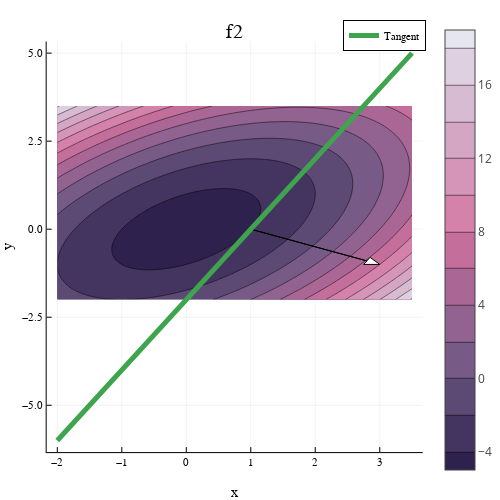

The cell this chart's notebook holds for it:
### Code cell
get_contour_plots(f2, ∇f2)

### Figure 1 — Plotly figure (JSON) as saved in the notebook; plotly's stock layout.template omitted (floating-point values rounded to 4 significant figures; data arrays with more than 128 entries replaced by an {"elided": "..."} marker saying what was removed)
{"data": [{"colorbar": {"title": ""}, "colorscale": {"elided": "256x2 mixed values"}, "contours": {"coloring": "fill", "showlabels": false}, "hoverinfo": "none", "name": "y1", "ncontours": 17, "showlegend": false, "showscale": true, "type": "contour", "x": [-2, -1.95, -1.9, -1.85, -1.8, -1.75, -1.7, -1.65, -1.6, -1.55, -1.5, -1.45, -1.4, -1.35, -1.3, -1.25, -1.2, -1.15, -1.1, -1.05, -1, -0.95, -0.9, -0.85, -0.8, -0.75, -0.7, -0.65, -0.6, -0.55, -0.5, -0.45, -0.4, -0.35, -0.3, -0.25, -0.2, -0.15, -0.1, -0.05, 0, 0.05, 0.1, 0.15, 0.2, 0.25, 0.3, 0.35, 0.4, 0.45, 0.5, 0.55, 0.6, 0.65, 0.7, 0.75, 0.8, 0.85, 0.9, 0.95, 1, 1.05, 1.1, 1.15, 1.2, 1.25, 1.3, 1.35, 1.4, 1.45, 1.5, 1.55, 1.6, 1.65, 1.7, 1.75, 1.8, 1.85, 1.9, 1.95, 2, 2.05, 2.1, 2.15, 2.2, 2.25, 2.3, 2.35, 2.4, 2.45, 2.5, 2.55, 2.6, 2.65, 2.7, 2.75, 2.8, 2.85, 2.9, 2.95, 3, 3.05, 3.1, 3.15, 3.2, 3.25, 3.3, 3.35, 3.4, 3.45, 3.5], "xaxis": "x", "y": [-2, -1.95, -1.9, -1.85, -1.8, -1.75, -1.7, -1.65, -1.6, -1.55, -1.5, -1.45, -1.4, -1.35, -1.3, -1.25, -1.2, -1.15, -1.1, -1.05, -1, -0.95, -0.9, -0.85, -0.8, -0.75, -0.7, -0.65, -0.6, -0.55, -0.5, -0.45, -0.4, -0.35, -0.3, -0.25, -0.2, -0.15, -0.1, -0.05, 0, 0.05, 0.1, 0.15, 0.2, 0.25, 0.3, 0.35, 0.4, 0.45, 0.5, 0.55, 0.6, 0.65, 0.7, 0.75, 0.8, 0.85, 0.9, 0.95, 1, 1.05, 1.1, 1.15, 1.2, 1.25, 1.3, 1.35, 1.4, 1.45, 1.5, 1.55, 1.6, 1.65, 1.7, 1.75, 1.8, 1.85, 1.9, 1.95, 2, 2.05, 2.1, 2.15, 2.2, 2.25, 2.3, 2.35, 2.4, 2.45, 2.5, 2.55, 2.6, 2.65, 2.7, 2.75, 2.8, 2.85, 2.9, 2.95, 3, 3.05, 3.1, 3.15, 3.2, 3.25, 3.3, 3.35, 3.4, 3.45, 3.5], "yaxis": "y", "z": {"elided": "111x111 float values"}, "zmax": 18.25, "zmin": -5}, {"fill": "tozeroy", "fillcolor": "rgba(255, 255, 255, 1.000)", "hoverinfo": "none", "legendgroup": "", "line": {"color": "rgba(0, 0, 0, 1.000)", "dash": "solid", "width": 1}, "mode": "lines", "name": "", "showlegend": false, "type": "scatter", "x": [1, 2.8, 2.85, 3, 2.75, 2.8, 1], "xaxis": "x1", "y": [0, -0.9, -0.8, -1, -1, -0.9, 0], "yaxis": "y1"}, {"colorbar": {"title": ""}, "legendgroup": "Tangent", "line": {"color": "rgba(62, 164, 78, 1.000)", "dash": "solid", "shape": "linear", "width": 5}, "mode": "lines", "name": "Tangent", "showlegend": true, "type": "scatter", "x": [-2, -1.946, -1.45, -1.151, -0.8988, -0.6247, -0.372, -0.1011, 0.2128, 0.4918, 0.7364, 1.003, 1.271, 1.568, 1.85, 2.144, 2.391, 2.692, 2.976, 3.43, 3.5], "xaxis": "x", "y": [-6, -5.893, -4.899, -4.302, -3.798, -3.249, -2.744, -2.202, -1.574, -1.016, -0.5271, 0.006269, 0.5429, 1.136, 1.701, 2.288, 2.782, 3.385, 3.952, 4.86, 5], "yaxis": "y", "zmax": 18.25, "zmin": -5}], "layout": {"annotations": [{"font": {"color": "rgba(0, 0, 0, 1.000)", "family": "sans-serif", "size": 20}, "rotation": 0, "showarrow": false, "text": "f2", "x": 0.5508, "xanchor": "center", "xref": "paper", "y": 1, "yanchor": "top", "yref": "paper"}], "height": 500, "legend": {"bgcolor": "rgba(255, 255, 255, 1.000)", "bordercolor": "rgba(0, 0, 0, 1.000)", "borderwidth": 1, "font": {"color": "rgba(0, 0, 0, 1.000)", "family": "sans-serif", "size": 11}, "tracegroupgap": 0, "traceorder": "normal", "x": 1, "xanchor": "auto", "y": 1, "yanchor": "auto"}, "margin": {"b": 20, "l": 0, "r": 0, "t": 20}, "paper_bgcolor": "rgba(255, 255, 255, 1.000)", "plot_bgcolor": "rgba(255, 255, 255, 1.000)", "showlegend": true, "width": 500, "xaxis": {"anchor": "y", "domain": [0.1095, 0.9921], "gridcolor": "rgba(0, 0, 0, 0.100)", "gridwidth": 0.5, "linecolor": "rgba(0, 0, 0, 1.000)", "mirror": false, "range": [-2.165, 3.665], "showgrid": true, "showline": true, "showticklabels": true, "tickangle": 0, "tickcolor": "rgb(0, 0, 0)", "tickfont": {"color": "rgba(0, 0, 0, 1.000)", "family": "sans-serif", "size": 11}, "tickmode": "array", "ticks": "inside", "ticktext": ["−2", "−1", "0", "1", "2", "3"], "tickvals": [-2, -1, 0, 1, 2, 3], "title": "x", "titlefont": {"color": "rgba(0, 0, 0, 1.000)", "family": "sans-serif", "size": 15}, "type": "-", "visible": true, "zeroline": false, "zerolinecolor": "rgba(0, 0, 0, 1.000)"}, "yaxis": {"anchor": "x", "domain": [0.06065, 0.9532], "gridcolor": "rgba(0, 0, 0, 0.100)", "gridwidth": 0.5, "linecolor": "rgba(0, 0, 0, 1.000)", "mirror": false, "range": [-6.33, 5.33], "showgrid": true, "showline": true, "showticklabels": true, "tickangle": 0, "tickcolor": "rgb(0, 0, 0)", "tickfont": {"color": "rgba(0, 0, 0, 1.000)", "family": "sans-serif", "size": 11}, "tickmode": "array", "ticks": "inside", "ticktext": ["−5.0", "−2.5", "0.0", "2.5", "5.0"], "tickvals": [-5, -2.5, 0, 2.5, 5], "title": "y", "titlefont": {"color": "rgba(0, 0, 0, 1.000)", "family": "sans-serif", "size": 15}, "type": "-", "visible": true, "zeroline": false, "zerolinecolor": "rgba(0, 0, 0, 1.000)"}}}
